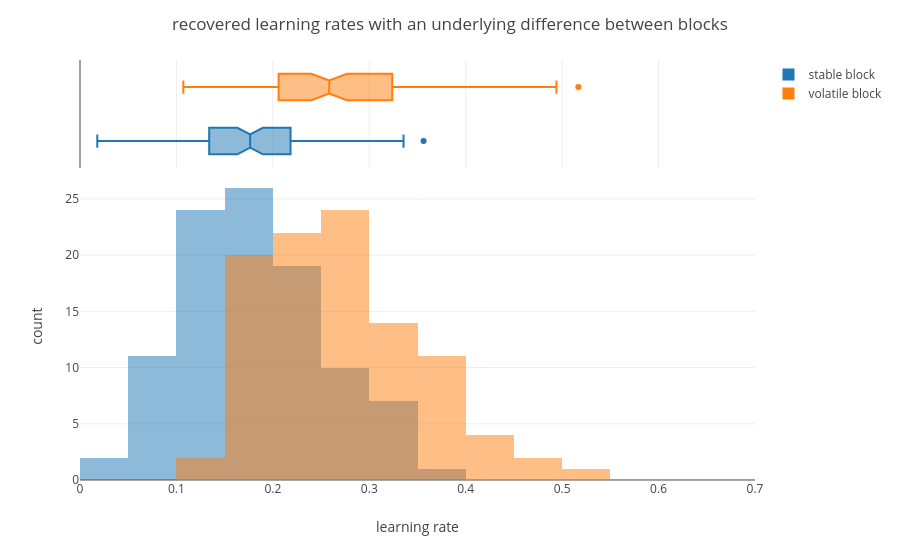

The notebook cell this image was saved under:
### Markdown cell above
#### Parameter recovery with difference between blocks

### Code cell
recoveryDataDifference = fitting.run_parameter_recovery_with_difference(
    stableAlphasDifference,   # alpha values in the stable condition
    volatileAlphasDifference, # alpha values in the volatile condition
    betas,                    # beta values in both conditions
    simulate_RL_model,        # the function we use to simulate the RL model
    generate_schedule,        # the function we use to generate a schedule
    trueProbabilityStable,    # the reward probabilities in the stable condition
    trueProbabilityVolatile,  # the reward probabilities in the volatile condition
    rng                       # the random number generator we use
    )

plotting.visualise_alpha_difference(recoveryDataDifference["alpha stable"], recoveryDataDifference["alpha volatile"], 'recovered learning rates with an underlying difference between blocks')

### Figure 1 — Plotly figure (JSON) as saved in the notebook; plotly's stock layout.template omitted (floating-point values rounded to 4 significant figures)
{"data": [{"alignmentgroup": "True", "bingroup": "x", "hovertemplate": "variable=stable block<br>value=%{x}<br>count=%{y}<extra></extra>", "legendgroup": "stable block", "marker": {"color": "#1F77B4", "opacity": 0.5, "pattern": {"shape": ""}}, "name": "stable block", "offsetgroup": "stable block", "orientation": "v", "showlegend": true, "type": "histogram", "x": [0.3303, 0.2792, 0.07915, 0.1404, 0.1547, 0.1867, 0.1452, 0.2174, 0.3222, 0.3344, 0.2116, 0.1935, 0.1638, 0.2828, 0.04183, 0.1459, 0.06911, 0.1967, 0.2325, 0.1754, 0.2924, 0.2129, 0.3067, 0.149, 0.2929, 0.3182, 0.06928, 0.1243, 0.09446, 0.177, 0.1817, 0.1478, 0.1101, 0.2746, 0.08012, 0.1469, 0.1365, 0.09388, 0.176, 0.2093, 0.0816, 0.2131, 0.2924, 0.2191, 0.2383, 0.08081, 0.1328, 0.1352, 0.2107, 0.3563, 0.2175, 0.1375, 0.2359, 0.2378, 0.1725, 0.1941, 0.2031, 0.1795, 0.3355, 0.207, 0.2176, 0.1384, 0.3331, 0.09281, 0.125, 0.1732, 0.1153, 0.1872, 0.1601, 0.1211, 0.1321, 0.1789, 0.2797, 0.2311, 0.1437, 0.2886, 0.106, 0.2134, 0.1773, 0.09535, 0.1756, 0.1905, 0.1944, 0.09039, 0.1892, 0.1296, 0.1364, 0.1223, 0.2789, 0.1623, 0.01793, 0.2469, 0.1615, 0.1718, 0.1276, 0.154, 0.1579, 0.1248, 0.2666, 0.2135], "xaxis": "x", "yaxis": "y"}, {"alignmentgroup": "True", "hovertemplate": "variable=stable block<br>value=%{x}<extra></extra>", "legendgroup": "stable block", "marker": {"color": "#1F77B4"}, "name": "stable block", "notched": true, "offsetgroup": "stable block", "showlegend": false, "type": "box", "x": [0.3303, 0.2792, 0.07915, 0.1404, 0.1547, 0.1867, 0.1452, 0.2174, 0.3222, 0.3344, 0.2116, 0.1935, 0.1638, 0.2828, 0.04183, 0.1459, 0.06911, 0.1967, 0.2325, 0.1754, 0.2924, 0.2129, 0.3067, 0.149, 0.2929, 0.3182, 0.06928, 0.1243, 0.09446, 0.177, 0.1817, 0.1478, 0.1101, 0.2746, 0.08012, 0.1469, 0.1365, 0.09388, 0.176, 0.2093, 0.0816, 0.2131, 0.2924, 0.2191, 0.2383, 0.08081, 0.1328, 0.1352, 0.2107, 0.3563, 0.2175, 0.1375, 0.2359, 0.2378, 0.1725, 0.1941, 0.2031, 0.1795, 0.3355, 0.207, 0.2176, 0.1384, 0.3331, 0.09281, 0.125, 0.1732, 0.1153, 0.1872, 0.1601, 0.1211, 0.1321, 0.1789, 0.2797, 0.2311, 0.1437, 0.2886, 0.106, 0.2134, 0.1773, 0.09535, 0.1756, 0.1905, 0.1944, 0.09039, 0.1892, 0.1296, 0.1364, 0.1223, 0.2789, 0.1623, 0.01793, 0.2469, 0.1615, 0.1718, 0.1276, 0.154, 0.1579, 0.1248, 0.2666, 0.2135], "xaxis": "x2", "yaxis": "y2"}, {"alignmentgroup": "True", "bingroup": "x", "hovertemplate": "variable=volatile block<br>value=%{x}<br>count=%{y}<extra></extra>", "legendgroup": "volatile block", "marker": {"color": "#FF7F0E", "opacity": 0.5, "pattern": {"shape": ""}}, "name": "volatile block", "offsetgroup": "volatile block", "orientation": "v", "showlegend": true, "type": "histogram", "x": [0.1465, 0.1633, 0.2272, 0.3681, 0.361, 0.2949, 0.185, 0.3228, 0.1813, 0.2286, 0.4433, 0.351, 0.181, 0.2565, 0.3343, 0.2674, 0.1852, 0.2916, 0.4941, 0.1071, 0.3362, 0.5168, 0.2635, 0.1858, 0.4189, 0.1579, 0.2349, 0.2318, 0.4459, 0.2519, 0.2948, 0.2428, 0.2447, 0.1891, 0.2645, 0.3953, 0.268, 0.2002, 0.3615, 0.3688, 0.3163, 0.2514, 0.2566, 0.2277, 0.2611, 0.1764, 0.4541, 0.206, 0.2092, 0.4477, 0.3414, 0.1827, 0.3225, 0.226, 0.1988, 0.3051, 0.2343, 0.2027, 0.198, 0.3394, 0.2139, 0.2429, 0.2714, 0.1825, 0.2742, 0.3365, 0.3021, 0.2833, 0.1944, 0.2158, 0.3216, 0.2363, 0.2993, 0.2553, 0.356, 0.1797, 0.3084, 0.1742, 0.3409, 0.2603, 0.2889, 0.1685, 0.2136, 0.2526, 0.3523, 0.3562, 0.2909, 0.2347, 0.2928, 0.1972, 0.1778, 0.2058, 0.2353, 0.2294, 0.2964, 0.2734, 0.3825, 0.3919, 0.3248, 0.1554], "xaxis": "x", "yaxis": "y"}, {"alignmentgroup": "True", "hovertemplate": "variable=volatile block<br>value=%{x}<extra></extra>", "legendgroup": "volatile block", "marker": {"color": "#FF7F0E"}, "name": "volatile block", "notched": true, "offsetgroup": "volatile block", "showlegend": false, "type": "box", "x": [0.1465, 0.1633, 0.2272, 0.3681, 0.361, 0.2949, 0.185, 0.3228, 0.1813, 0.2286, 0.4433, 0.351, 0.181, 0.2565, 0.3343, 0.2674, 0.1852, 0.2916, 0.4941, 0.1071, 0.3362, 0.5168, 0.2635, 0.1858, 0.4189, 0.1579, 0.2349, 0.2318, 0.4459, 0.2519, 0.2948, 0.2428, 0.2447, 0.1891, 0.2645, 0.3953, 0.268, 0.2002, 0.3615, 0.3688, 0.3163, 0.2514, 0.2566, 0.2277, 0.2611, 0.1764, 0.4541, 0.206, 0.2092, 0.4477, 0.3414, 0.1827, 0.3225, 0.226, 0.1988, 0.3051, 0.2343, 0.2027, 0.198, 0.3394, 0.2139, 0.2429, 0.2714, 0.1825, 0.2742, 0.3365, 0.3021, 0.2833, 0.1944, 0.2158, 0.3216, 0.2363, 0.2993, 0.2553, 0.356, 0.1797, 0.3084, 0.1742, 0.3409, 0.2603, 0.2889, 0.1685, 0.2136, 0.2526, 0.3523, 0.3562, 0.2909, 0.2347, 0.2928, 0.1972, 0.1778, 0.2058, 0.2353, 0.2294, 0.2964, 0.2734, 0.3825, 0.3919, 0.3248, 0.1554], "xaxis": "x2", "yaxis": "y2"}], "layout": {"barmode": "overlay", "legend": {"title": {"text": ""}, "tracegroupgap": 0}, "margin": {"t": 60}, "title": {"text": "recovered learning rates with an underlying difference between blocks"}, "xaxis": {"anchor": "y", "domain": [0, 1], "range": [0, 0.7], "title": {"text": "learning rate"}}, "xaxis2": {"anchor": "y2", "domain": [0, 1], "matches": "x", "range": [0, 0.7], "showgrid": true, "showticklabels": false}, "yaxis": {"anchor": "x", "domain": [0, 0.7326], "title": {"text": "count"}}, "yaxis2": {"anchor": "x2", "domain": [0.7426, 1], "matches": "y2", "showgrid": false, "showline": false, "showticklabels": false, "ticks": ""}}}
